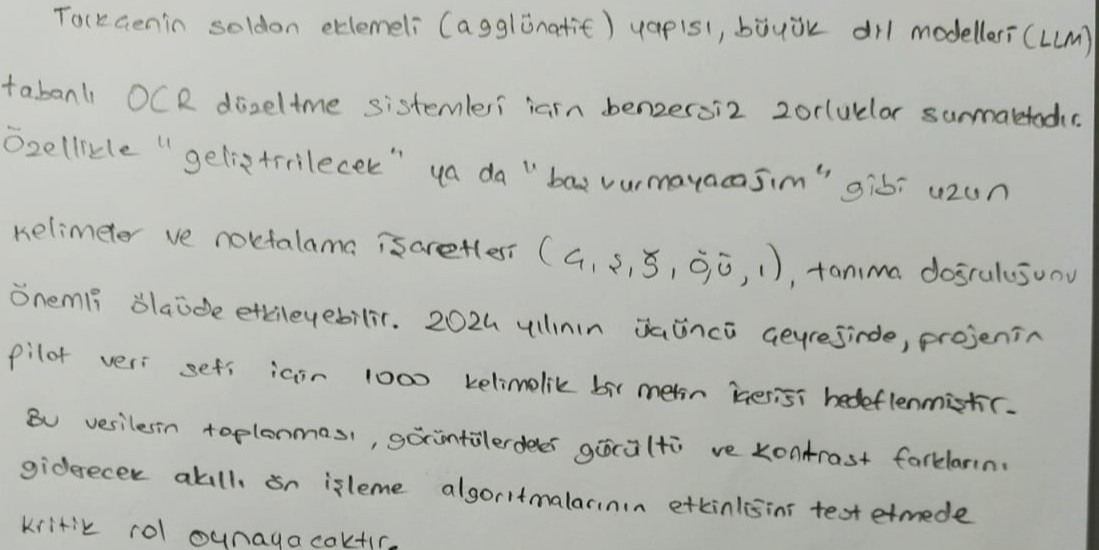
#> input picture pilot_dataset/images/img1.jpeg, 1099 x 550 px, found by its file name
$ python deneme.py
#> lines starting #> are read from the running program, lines starting #| are printed output that depends on the picture; after the words box and inside, x2 and y2 are one past the last pixel; in counts of white or black regions, pixels touching at a corner belong together
import numpy as np
import cv2 as cv
from matplotlib import pyplot as plt
from skimage.filters import threshold_sauvola

img = cv.imread('pilot_dataset\images\img1.jpeg')
#> img is the input picture: shape (550, 1099, 3); mean B, G, R 176.1, 182.2, 180.1
dst = cv.fastNlMeansDenoisingColored(img,None,15, 7, 21)
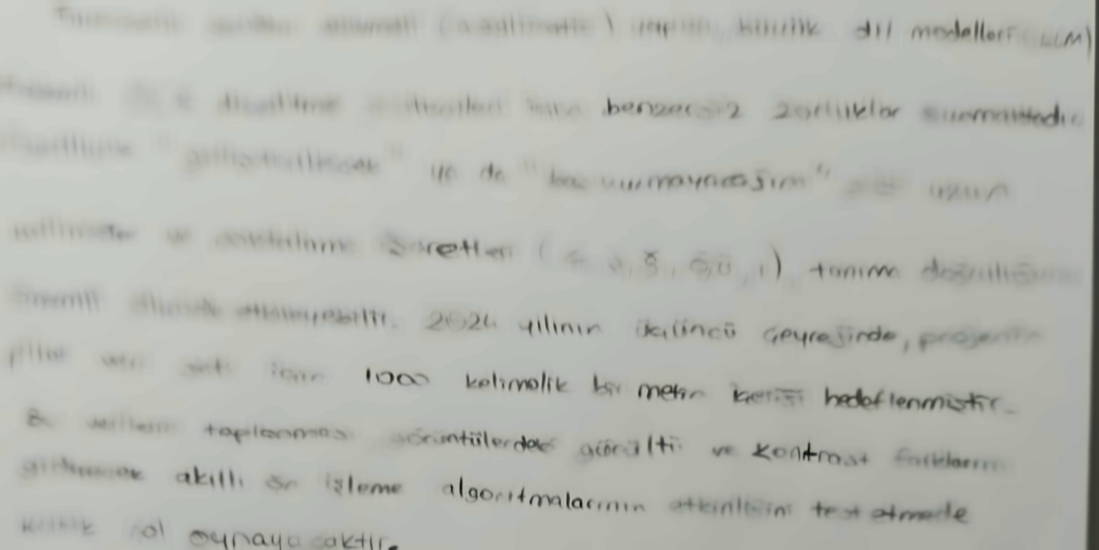
#> dst: shape (550, 1099, 3); mean B, G, R 176.6, 182.8, 180.5

gray = cv.cvtColor(img, cv.COLOR_BGR2GRAY)

clahe = cv.createCLAHE(clipLimit=2.0, tileGridSize=(8, 8))
contrast = clahe.apply(gray)

thresh = threshold_sauvola(contrast, window_size=25)
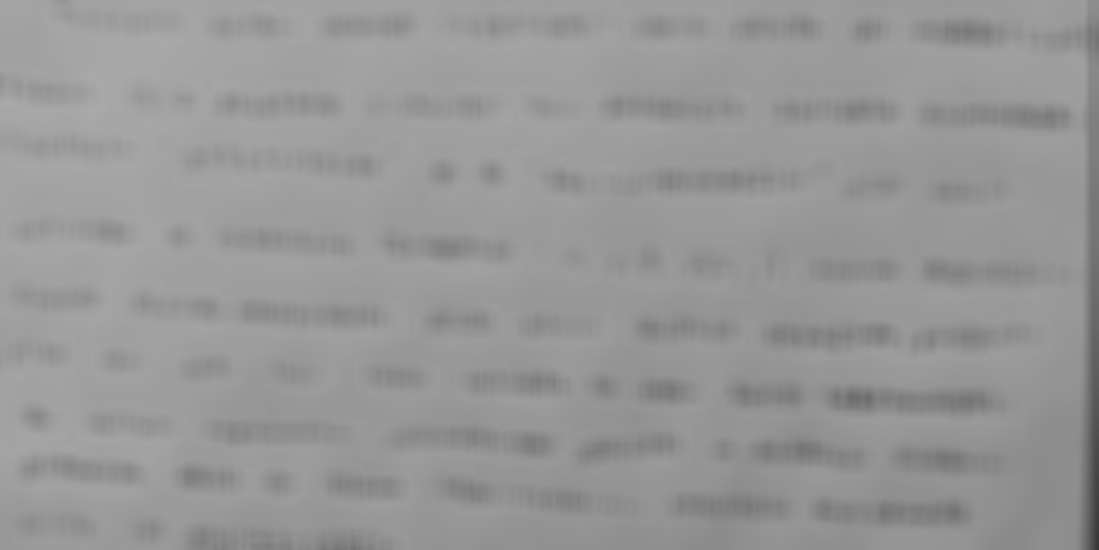
#> thresh: shape (550, 1099) float64; min 55.01, max 169.6, mean 151.6
binary = (contrast > thresh).astype(np.uint8) * 255
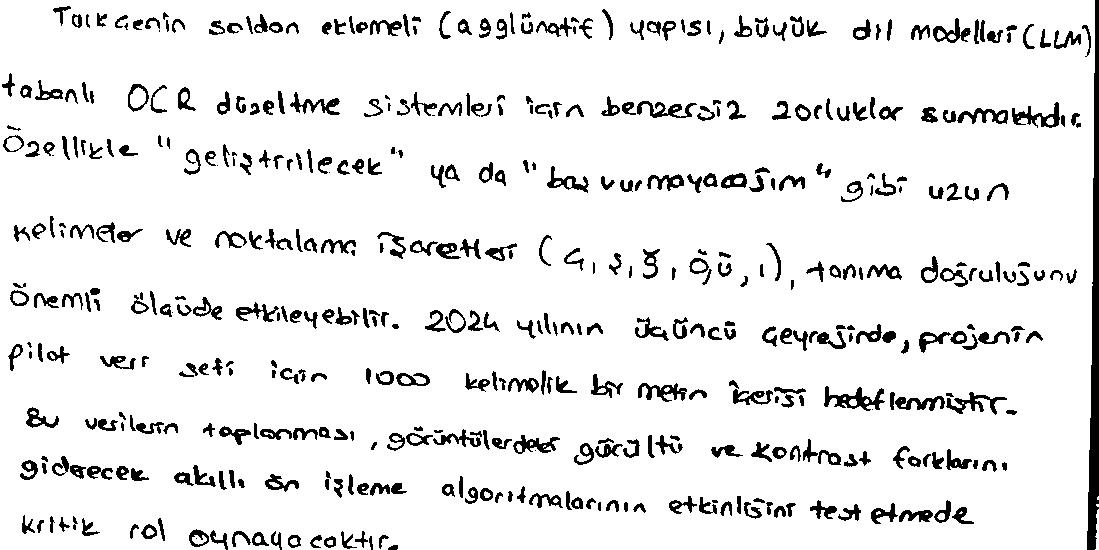
#> binary: shape (550, 1099); 91.4% white; 473 black regions (21 under 20 px), largest, box (x1, y1, x2, y2) and area: (1087, 0, 1099, 550) 3685, (824, 386, 885, 411) 616, (1012, 102, 1060, 128) 483

plt.subplot(121),plt.imshow(img)
plt.subplot(122),plt.imshow(binary, 'gray')
plt.show()
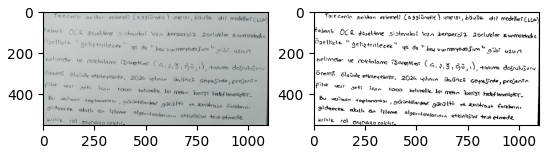
#> figure drawn by matplotlib, 2 panels; B, G, R data is drawn as R, G, B

$ run again, with pilot_dataset/images/img2.jpeg copied over pilot_dataset/images/img1.jpeg
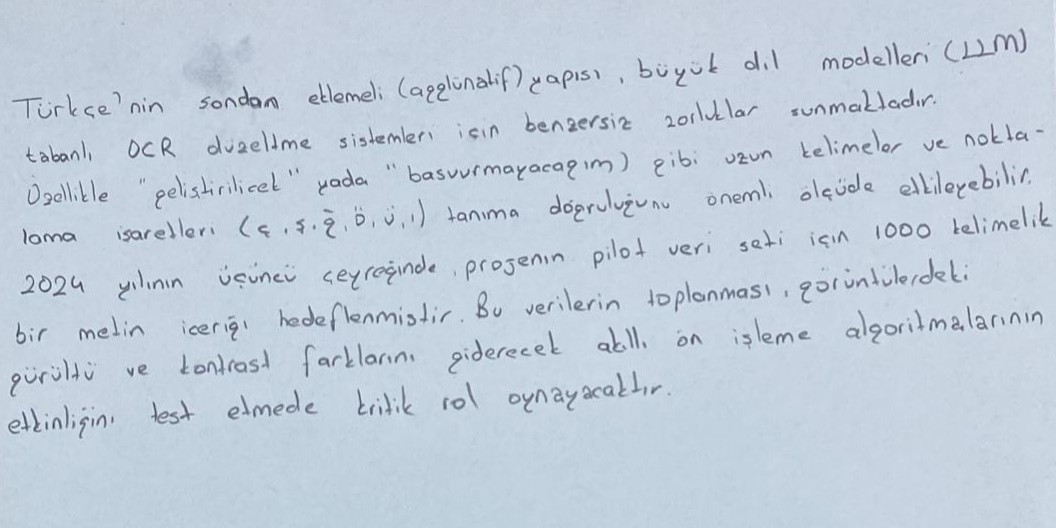
#> input picture pilot_dataset/images/img2.jpeg, 1056 x 528 px, found by its file name
#> img is the input picture: shape (528, 1056, 3); mean B, G, R 219.8, 206.2, 193.6
#> `thresh = threshold_sauvola(contrast, window_size=25)`:
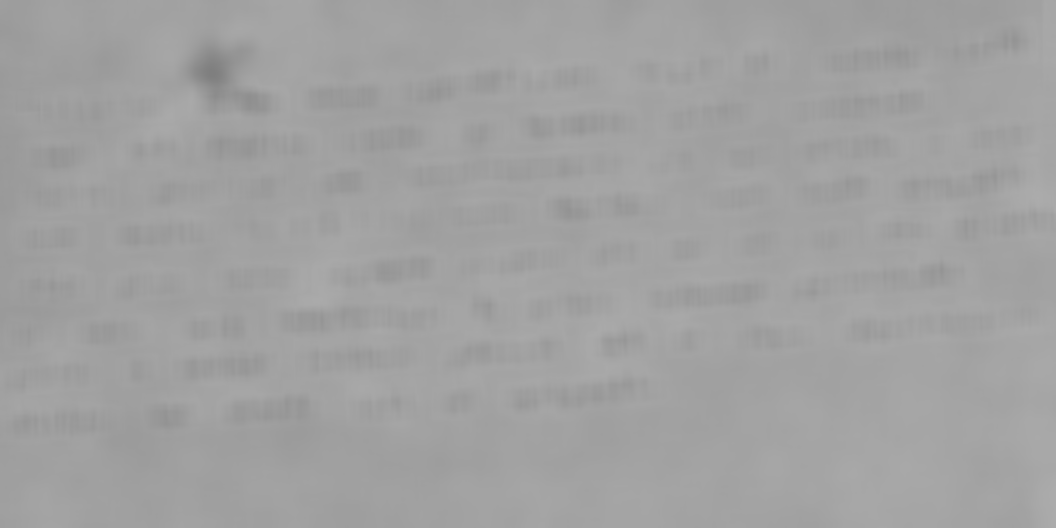
#> thresh: shape (528, 1056) float64; min 127, max 172.1, mean 161.5
#> `binary = (contrast > thresh).astype(np.uint8) * 255`:
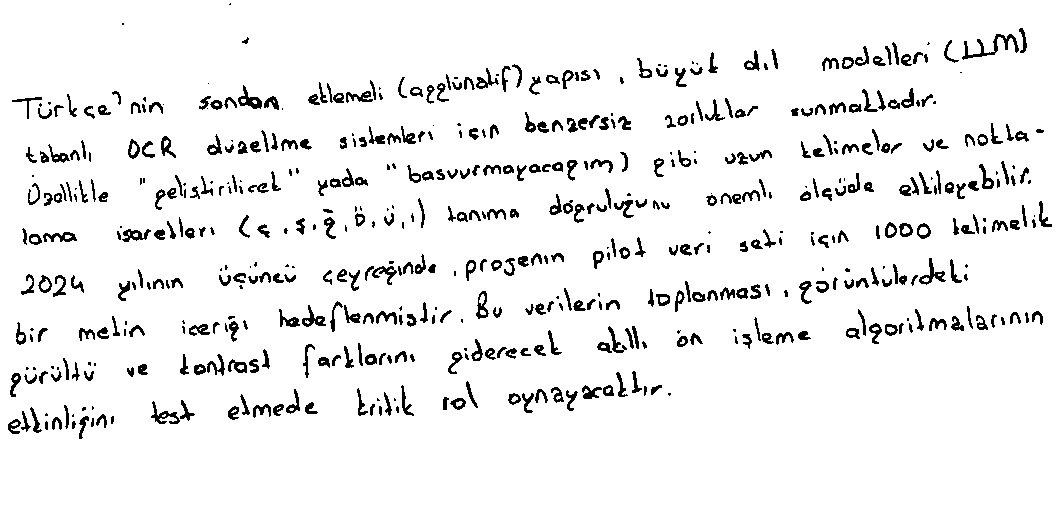
#> binary: shape (528, 1056); 93.9% white; 571 black regions (129 under 20 px), largest, box (x1, y1, x2, y2) and area: (962, 34, 1019, 60) 384, (238, 85, 262, 109) 227, (919, 258, 946, 285) 219

$ run again, with pilot_dataset/images/img3.jpeg copied over pilot_dataset/images/img1.jpeg
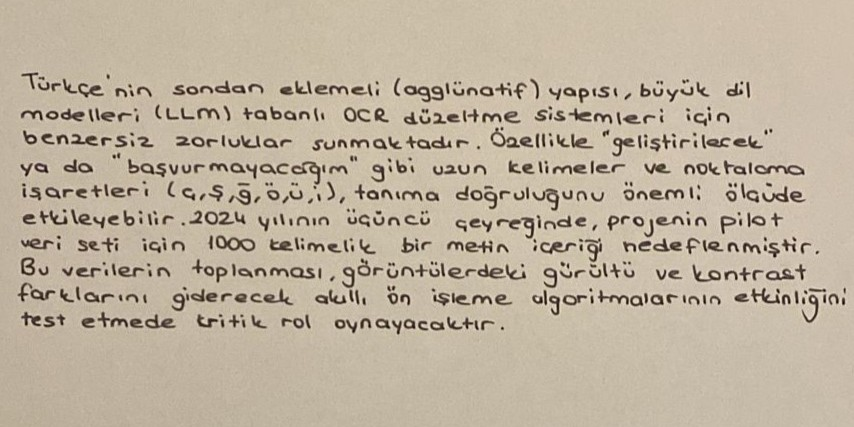
#> input picture pilot_dataset/images/img3.jpeg, 854 x 427 px, found by its file name
#> img is the input picture: shape (427, 854, 3); mean B, G, R 158.5, 177.8, 190.5
#> `thresh = threshold_sauvola(contrast, window_size=25)`:
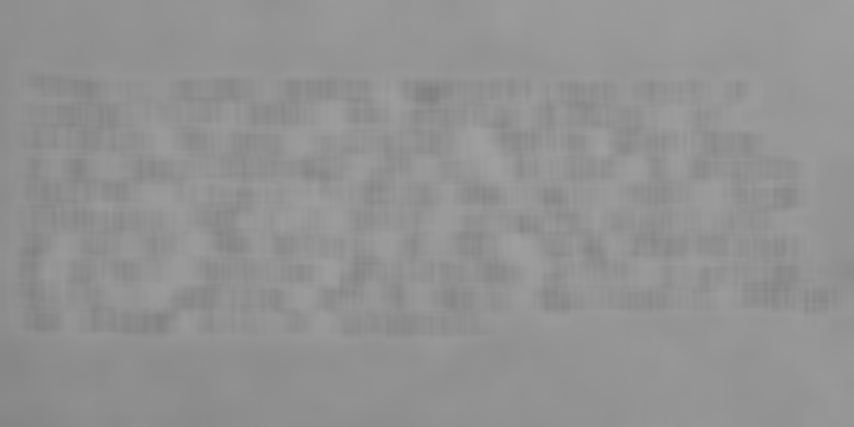
#> thresh: shape (427, 854) float64; min 126.8, max 160.3, mean 146.7
#> `binary = (contrast > thresh).astype(np.uint8) * 255`:
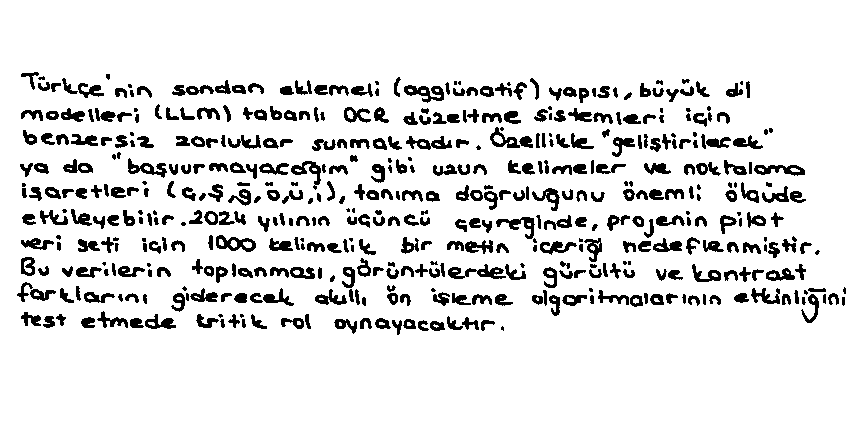
#> binary: shape (427, 854); 88.7% white; 487 black regions (60 under 20 px), largest, box (x1, y1, x2, y2) and area: (448, 264, 506, 279) 391, (404, 85, 444, 103) 357, (216, 235, 256, 252) 337
